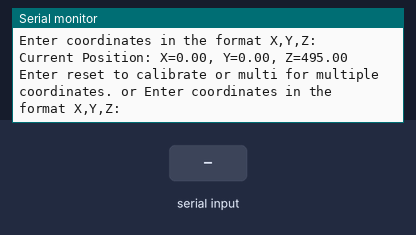
Bench run of a program on a simulated ESP32. Shown: the last lines printed to the serial monitor. The test bench sets the inputs (shaded band). Stepper angles assume 200 / 2048 steps per turn.

Above: at 1.2 s.
1.3 s: "90,45,200\n" received over Serial
At 2.4 s:
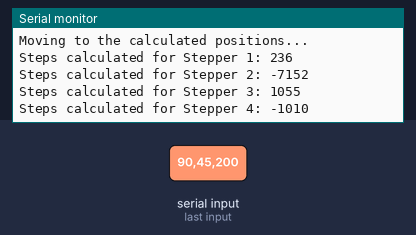
10.3 s: "1,90,45\n" received over Serial
At 10.72 s:
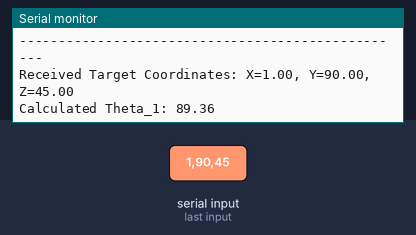
Timing chart, 0 to 13.3 s (numbered marks = the images above; inputs shaded):
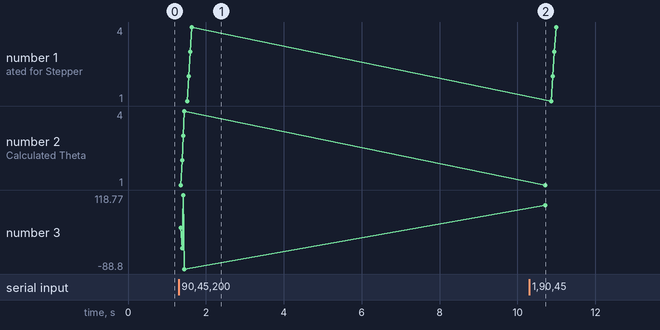

Measured:
- after the input at 1.3 s, the serial monitor: prints a new line at once (image 1)
- after the input at 10.3 s, the serial monitor: prints a new line after 0.31 s (image 2)
- plotted number 2: 4 → 1 after the input at 10.3 s
- plotted number 3: -88.8 → 89.36 after the input at 10.3 s

The program:

main.cpp
```cpp
#include <Arduino.h>
#include <AccelStepper.h>
#include "InverseKinematics.h"
#include "SerialComm.h"
#include "StepperControl.h"
#include "GlobalVars.h"


void setup() {
    Serial.begin(9600);
    initializeSteppers();
    Serial.println("Calibration assumed at 495,0,0. Ready for commands.");
    Serial.println("Enter coordinates in the format X,Y,Z:");
}

void loop() {
    handleSerialCommunication();
}
```

GlobalVars.h
```cpp
#ifndef GLOBAL_H
#define GLOBAL_H

extern float targetX, targetY, targetZ;
extern float currentX, currentY, currentZ;

// Calculated Angles
extern float Theta_1, Theta_2, Theta_3, Theta_4; // Variables to store the calculated joint angles
extern float currentTheta1, currentTheta2, currentTheta3, currentTheta4; // Variables to store the current joint angles
extern long currentPositionStepper1, currentPositionStepper2, currentPositionStepper3, currentPositionStepper4;

extern const float L1, L2, L3, L4;

// Maximum reach and height (in mm)
extern const float MAX_REACH; // Maximum horizontal reach
extern const float MIN_HEIGHT, MAX_HEIGHT; // Minimum and maximum height

#endif
```

InverseKinematics.cpp
```cpp
#include "InverseKinematics.h"
#include <Arduino.h>
#include "GlobalVars.h"

float Theta_1 = 0.0; // Base rotation
float Theta_2 = 90.0; // First joint
float Theta_3 = 0.0; // Second joint
float Theta_4 = 90.0; // Unused in two-link model, adjust if necessary

float currentX = 0.0;
float currentY = 0.0;
float currentZ = 495.0;

// Arm Segment Lengths (in mm)
const float L1 = 110.0; // Base to first joint
const float L2 = 255.0; // First to second joint

const float MAX_REACH = 495.0;
const float MIN_HEIGHT = 0.0, MAX_HEIGHT = 495.0;

void calculateIK(float X, float Y, float Z) {
    Serial.println("--------------------------------------------------");
    Serial.print("Received Target Coordinates: X=");
    Serial.print(X);
    Serial.print(", Y=");
    Serial.print(Y);
    Serial.print(", Z=");
    Serial.println(Z);

    // Check if the target is within the physical limits of the robot
    float distance = sqrt(X * X + Y * Y);
    if (Z < MIN_HEIGHT || Z > MAX_HEIGHT || distance > MAX_REACH) {
        Serial.println("Error: Target position is out of reach.");
        return; // Exit the function if the target is out of reach
    }

    // Handle specific edge cases with hardcoded joint angles
    if (X == 0 && Y == 0 && Z == MAX_HEIGHT) {
        // Directly above the base at maximum height
        Theta_1 = 0; // Base rotation
        Theta_2 = 90; // First joint straight up
        Theta_3 = 0; // Second joint straight up
        Theta_4 = 90; // Assuming unused
    } else if ((X == MAX_REACH && Y == 0) || (X == -MAX_REACH && Y == 0) || (Y == MAX_REACH && X == 0) || (Y == -MAX_REACH && X == 0)) {
        // Maximum reach on the X or Y axis, including negative directions
        Theta_1 = atan2(Y, X) * (180.0 / PI);
        Theta_2 = 0; // First joint straight forward
        Theta_3 = 0; // Second joint straight
        Theta_4 = 0; // Assuming unused
    } else {
        // Normal IK calculations
        Theta_1 = atan2(Y, X) * (180.0 / PI);
        float r = sqrt(X * X + Y * Y);
        float dx = r;
        float dy = Z;
        float q2 = (acos((dx*dx+dy*dy - L1 * L1 - L2 * L2) / (2 * L1 * L2))) * -1;
        float q1 = atan2(dy, dx) + atan2(L2 * sin(q2), L1 + L2 * cos(q2));

        Theta_2 = q1 * (180.0 / PI);
        Theta_3 = (q2 * (180.0 / PI)) * -1;
    }

    Serial.print("Calculated Theta_1: ");
    Serial.println(Theta_1);
    Serial.print("Calculated Theta_2: ");
    Serial.println(Theta_2);
    Serial.print("Calculated Theta_3: ");
    Serial.println(Theta_3);

    // Assuming Theta_4 is not used in this two-link model
    Theta_4 = (Theta_2 + Theta_3) * -1;

    Serial.print("Calculated Theta_4: ");
    Serial.println(Theta_4);

    // Set target positions for global use
    currentX = X;
    currentY = Y;
    currentZ = Z;
}
```

InverseKinematics.h
```cpp
#ifndef KINEMATICS_H
#define KINEMATICS_H

void calculateIK(float X, float Y, float Z);

#endif
```

SerialComm.cpp
```cpp
#include "SerialComm.h"
#include "Arduino.h"
#include "SerialComm.h"
#include "GlobalVars.h"
#include "InverseKinematics.h"
#include "StepperControl.h"
#include <queue>
#include <string>

static String inputBuffer = "";  // Buffer to store input characters
static bool isReadyForNewInput = true;  // Flag to indicate readiness for new input
static bool expectingMultipleCoordinates = false;  // Flag to check if multiple coordinates are expecte

std::queue<std::string> coordinateQueue;

void resetSteppersForCalibration() {
    disableSteppers();  // Function to disable steppers, defined in StepperControl.cpp
    Serial.println("Steppers disabled. Move to calibration position and press 'c' to continue.");
}

std::vector<String> splitString(const String& str, char delim) {
    std::vector<String> tokens;
    int start = 0;
    int end = str.indexOf(delim);
    while (end != -1) {
        tokens.push_back(str.substring(start, end));
        start = end + 1;
        end = str.indexOf(delim, start);
    }
    tokens.push_back(str.substring(start));  // Add the last token
    return tokens;
}

void processMultipleCoordinates(const String& input) {
    std::vector<String> coordinates = splitString(input, ' ');  // Split the input string by spaces
    for (String coord : coordinates) {
        float X, Y, Z;
        if (parseInput(coord, X, Y, Z)) {
            calculateIK(X, Y, Z);
            moveSteppersToCalculatedPositions();
        }
    }
    isReadyForNewInput = true;  // Allow new input after processing
}

void promptUserForInput() {
    Serial.print("Current Position: X=");
    Serial.print(currentX);
    Serial.print(", Y=");
    Serial.print(currentY);
    Serial.print(", Z=");
    Serial.println(currentZ);
    Serial.println("Enter reset to calibrate or multi for multiple coordinates. or Enter coordinates in the format X,Y,Z:");
    isReadyForNewInput = false;  // Reset flag until next input is processed
}

void handleSerialCommunication() {
    if (isReadyForNewInput) {
        promptUserForInput();
        isReadyForNewInput = false;  // Reset flag until next input is processed
    }

    readSerialInput();  // This function will handle the reading and processing of serial input
}

void handleCoordinateInput(const String& input) {
    if (expectingMultipleCoordinates) {
        processMultipleCoordinates(input);
        expectingMultipleCoordinates = false;  // Reset flag after processing
    } else {
        float X, Y, Z;
        if (parseInput(input, X, Y, Z)) {
            calculateIK(X, Y, Z);
            moveSteppersToCalculatedPositions();
            isReadyForNewInput = true;  // Set flag to true as the robot is ready for new input
        } else {
            Serial.println("Invalid input. Please enter coordinates in the format X,Y,Z.");
            isReadyForNewInput = true;  // Allow retrying input
        }
    }
}
void processCommand(const String& input) {
    if (input == "reset") {
        resetSteppersForCalibration();
    } else if (input == "multi") {
        expectingMultipleCoordinates = true;  // Set flag to true
        Serial.println("Enter coordinates separated by spaces:");
    } else {
        handleCoordinateInput(input);
    }
}


void readSerialInput() {
    while (Serial.available() > 0) {
        char inChar = (char)Serial.read();  // Read the incoming character
        Serial.print(inChar);  // Echo the character back to the terminal

        if (inChar == '\r' || inChar == '\n') {
            if (inputBuffer.length() > 0) {  // Check if there's something to process
                Serial.println();  // Move to a new line
                processCommand(inputBuffer);
                inputBuffer = "";  // Clear the buffer after processing
            }
        } else if (inChar == '\b' && inputBuffer.length() > 0) {
            inputBuffer.remove(inputBuffer.length() - 1);  // Remove last character from buffer
            Serial.print("\b \b");  // Erase the last character on the terminal
        } else {
            inputBuffer += inChar;  // Add character to buffer
        }
    }
}

bool parseInput(const String& input, float& X, float& Y, float& Z) {
    int commaIndex1 = input.indexOf(',');
    int commaIndex2 = input.indexOf(',', commaIndex1 + 1);
    if (commaIndex1 == -1 || commaIndex2 == -1) {
        Serial.println("Error: Incorrect format, commas missing.");
        return false;
    }

    X = input.substring(0, commaIndex1).toFloat();
    Y = input.substring(commaIndex1 + 1, commaIndex2).toFloat();
    Z = input.substring(commaIndex2 + 1).toFloat();
    return true;
}
```

SerialComm.h
```cpp
#ifndef SERIAL_COMM_H
#define SERIAL_COMM_H
#include "Arduino.h"

void handleSerialCommunication();
void handleSerialCommunication();
void resetSteppersForCalibration();
void processMultipleCoordinates(int count);
void readSerialInput();
void processSerialInput(const String& inputBuffer);
void promptUserForInput();
bool parseInput(const String& input, float& X, float& Y, float& Z);

#endif
```

StepperControl.cpp
```cpp
#include "StepperControl.h"
#include "InverseKinematics.h"
#include "AccelStepper.h"
#include "GlobalVars.h"

extern AccelStepper stepper1, stepper2, stepper3; // Assuming these are defined elsewhere
// Global variables to store current position of each stepper motor
long currentPositionStepper1, currentPositionStepper2, currentPositionStepper3, currentPositionStepper4;
float currentTheta1, currentTheta2, currentTheta3, currentTheta4;

// Steps per revolution for stepper motors
const int stepsPerRevolution = 200 * 16; // For NEMA 17 stepper motors (with microstepping)
const int stepsPerRevolution28BYJ48 = 4096; // For the 28BYJ-48 stepper motor

// Stepper Motor Definitions
AccelStepper stepper1(AccelStepper::DRIVER, 5, 18); // Stepper motor 1 using DRIVER mode
AccelStepper stepper2(AccelStepper::DRIVER, 19, 21); // Stepper motor 2 using DRIVER mode
AccelStepper stepper3(AccelStepper::DRIVER, 22, 23); // Stepper motor 3 using DRIVER mode
AccelStepper stepper4(AccelStepper::FULL4WIRE, 13, 12, 14, 27); // 28BYJ-48 motor with ULN2003 driver

void disableSteppers() {
    stepper1.disableOutputs();
    stepper2.disableOutputs();
    stepper3.disableOutputs();
    stepper4.disableOutputs();
}

void enableSteppers() {
    stepper1.enableOutputs();
    stepper2.enableOutputs();
    stepper3.enableOutputs();
    stepper4.enableOutputs();
}

void moveSteppersToCalculatedPositions() {
    Serial.println("Moving to the calculated positions...");

    int steps1 = ((Theta_1 - currentTheta1) * stepsPerRevolution) / 360.0;
    int steps2 = ((Theta_2 - currentTheta2) * stepsPerRevolution * 26.85) / 360.0;
    int steps3 = ((Theta_3 - currentTheta3) * stepsPerRevolution) / 360.0;
    int steps4 = ((Theta_4 - currentTheta4) * stepsPerRevolution28BYJ48) / 360.0;

    Serial.print("Steps calculated for Stepper 1: ");
    Serial.println(steps1);
    Serial.print("Steps calculated for Stepper 2: ");
    Serial.println(steps2);
    Serial.print("Steps calculated for Stepper 3: ");
    Serial.println(steps3);
    Serial.print("Steps calculated for Stepper 4: ");
    Serial.println(steps4);

    stepper1.move(steps1);
    stepper2.move(steps2);
    stepper3.move(steps3);
    stepper4.move(steps4);

    while (stepper1.distanceToGo() != 0 || stepper2.distanceToGo() != 0 || stepper3.distanceToGo() != 0 || stepper4.distanceToGo() != 0) {
        stepper1.run();
        stepper2.run();
        stepper3.run();
        stepper4.run();
    }

    currentTheta1 = Theta_1;
    currentTheta2 = Theta_2;
    currentTheta3 = Theta_3;
    currentTheta4 = Theta_4;

    currentPositionStepper1 += steps1;
    currentPositionStepper2 += steps2;
    currentPositionStepper3 += steps3;
    currentPositionStepper4 += steps4;


    Serial.println("Steppers have reached the calculated positions.");
}

void initializeSteppers() {
    // Setup for stepper motors with speed and acceleration
    stepper1.setMaxSpeed(250);
    stepper1.setAcceleration(50);
    stepper2.setMaxSpeed(3000);
    stepper2.setAcceleration(1000);
    stepper3.setMaxSpeed(250);
    stepper3.setAcceleration(50);
    stepper4.setMaxSpeed(500);
    stepper4.setAcceleration(250);

    // Set current positions assuming initial calibration at 0 degrees
    stepper1.setCurrentPosition(0);
    stepper2.setCurrentPosition(0);
    stepper3.setCurrentPosition(0);
    stepper4.setCurrentPosition(0);
}
```

StepperControl.h
```cpp
#ifndef STEPPER_CONTROL_H
#define STEPPER_CONTROL_H

void disableSteppers();
void enableSteppers();

void moveSteppersToCalculatedPositions();
void initializeSteppers();


#endif
```
